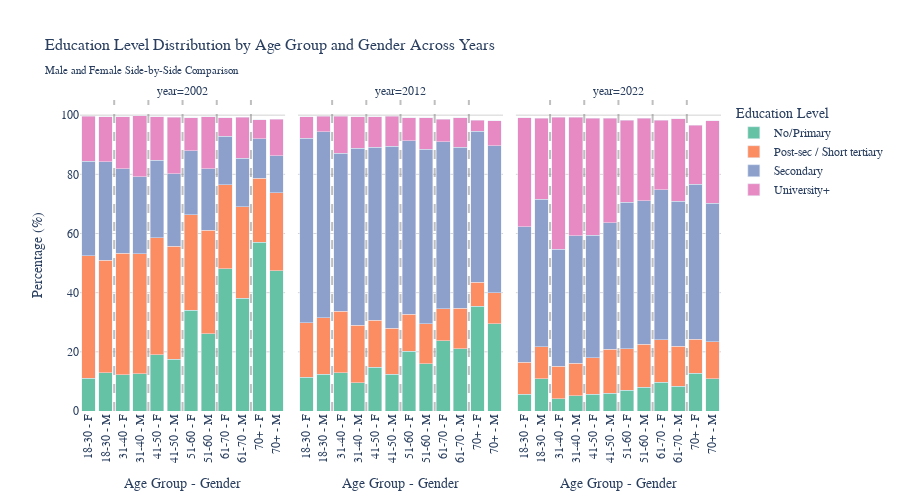

Notebook source saved alongside this figure:
### Markdown cell above
### 1. Education Level Distribution by Age

### Code cell
# Create age groups for better visualization
df_combined['age_group'] = pd.cut(df_combined['age'], 
                                   bins=[18, 30, 40, 50, 60, 70, 100],
                                   labels=['18-30', '31-40', '41-50', '51-60', '61-70', '70+'])

# Calculate education distribution by age group, gender, and year
edu_by_age_gender = df_combined.groupby(['year', 'age_group', 'sex', 'educ_4_label']).size().reset_index(name='count')
edu_by_age_gender_total = df_combined.groupby(['year', 'age_group', 'sex']).size().reset_index(name='total')
edu_by_age_gender = edu_by_age_gender.merge(edu_by_age_gender_total, on=['year', 'age_group', 'sex'])
edu_by_age_gender['percentage'] = edu_by_age_gender['count'] / edu_by_age_gender['total'] * 100

# Create a combined column for x-axis grouping
edu_by_age_gender['age_gender'] = edu_by_age_gender['age_group'].astype(str) + ' - ' + edu_by_age_gender['sex'].str[0]

# Grouped bar chart with gender side-by-side, faceted by year
fig_edu_age = px.bar(edu_by_age_gender,
                     x='age_gender',
                     y='percentage',
                     color='educ_4_label',
                     facet_col='year',
                     barmode='stack',
                     title='Education Level Distribution by Age Group and Gender Across Years<br><sub>Male and Female Side-by-Side Comparison</sub>',
                     labels={'percentage': 'Percentage (%)',
                             'age_gender': 'Age Group - Gender',
                             'educ_4_label': 'Education Level'},
                     color_discrete_sequence=px.colors.qualitative.Set2,
                     height=500)

fig_edu_age.update_layout(
    font=dict(size=12, family='Arial'),
    title_font_size=16,
    plot_bgcolor='white',
    paper_bgcolor='white',
    legend_title_text='Education Level'
)

# Add vertical lines to separate age groups
age_groups_list = ['18-30', '31-40', '41-50', '51-60', '61-70', '70+']
for i in range(len(age_groups_list) - 1):
    # Add line between age groups (after Female of each group)
    fig_edu_age.add_vline(x=i * 2 + 1.5, line_width=2, line_dash="dash", line_color="gray", opacity=0.5)

fig_edu_age.update_xaxes(showgrid=False, tickangle=-90)
fig_edu_age.update_yaxes(showgrid=True, gridwidth=1, gridcolor='lightgray')

fig_edu_age.show()

### Figure 1 — Plotly figure (JSON) as saved in the notebook; plotly's stock layout.template omitted (floating-point values rounded to 4 significant figures)
{"data": [{"hovertemplate": "Education Level=No/Primary<br>year=2002<br>Age Group - Gender=%{x}<br>Percentage (%)=%{y}<extra></extra>", "legendgroup": "No/Primary", "marker": {"color": "rgb(102,194,165)", "pattern": {"shape": ""}}, "name": "No/Primary", "orientation": "v", "showlegend": true, "textposition": "auto", "type": "bar", "x": ["18-30 - F", "18-30 - M", "31-40 - F", "31-40 - M", "41-50 - F", "41-50 - M", "51-60 - F", "51-60 - M", "61-70 - F", "61-70 - M", "70+ - F", "70+ - M"], "xaxis": "x", "y": [11.12, 12.99, 12.32, 12.58, 19.06, 17.5, 34.02, 26.14, 48.12, 38.1, 57.06, 47.38], "yaxis": "y"}, {"hovertemplate": "Education Level=No/Primary<br>year=2012<br>Age Group - Gender=%{x}<br>Percentage (%)=%{y}<extra></extra>", "legendgroup": "No/Primary", "marker": {"color": "rgb(102,194,165)", "pattern": {"shape": ""}}, "name": "No/Primary", "orientation": "v", "showlegend": false, "textposition": "auto", "type": "bar", "x": ["18-30 - F", "18-30 - M", "31-40 - F", "31-40 - M", "41-50 - F", "41-50 - M", "51-60 - F", "51-60 - M", "61-70 - F", "61-70 - M", "70+ - F", "70+ - M"], "xaxis": "x2", "y": [11.38, 12.36, 13.0, 9.597, 14.85, 12.47, 20.16, 15.91, 23.76, 20.97, 35.36, 29.56], "yaxis": "y2"}, {"hovertemplate": "Education Level=No/Primary<br>year=2022<br>Age Group - Gender=%{x}<br>Percentage (%)=%{y}<extra></extra>", "legendgroup": "No/Primary", "marker": {"color": "rgb(102,194,165)", "pattern": {"shape": ""}}, "name": "No/Primary", "orientation": "v", "showlegend": false, "textposition": "auto", "type": "bar", "x": ["18-30 - F", "18-30 - M", "31-40 - F", "31-40 - M", "41-50 - F", "41-50 - M", "51-60 - F", "51-60 - M", "61-70 - F", "61-70 - M", "70+ - F", "70+ - M"], "xaxis": "x3", "y": [5.58, 10.95, 4.167, 5.11, 5.618, 6.072, 6.975, 8.107, 9.761, 8.318, 12.68, 10.95], "yaxis": "y3"}, {"hovertemplate": "Education Level=Post-sec / Short tertiary<br>year=2002<br>Age Group - Gender=%{x}<br>Percentage (%)=%{y}<extra></extra>", "legendgroup": "Post-sec / Short tertiary", "marker": {"color": "rgb(252,141,98)", "pattern": {"shape": ""}}, "name": "Post-sec / Short tertiary", "orientation": "v", "showlegend": true, "textposition": "auto", "type": "bar", "x": ["18-30 - F", "18-30 - M", "31-40 - F", "31-40 - M", "41-50 - F", "41-50 - M", "51-60 - F", "51-60 - M", "61-70 - F", "61-70 - M", "70+ - F", "70+ - M"], "xaxis": "x", "y": [41.29, 38.02, 41.07, 40.52, 39.49, 38.11, 32.27, 34.92, 28.3, 30.95, 21.63, 26.45], "yaxis": "y"}, {"hovertemplate": "Education Level=Post-sec / Short tertiary<br>year=2012<br>Age Group - Gender=%{x}<br>Percentage (%)=%{y}<extra></extra>", "legendgroup": "Post-sec / Short tertiary", "marker": {"color": "rgb(252,141,98)", "pattern": {"shape": ""}}, "name": "Post-sec / Short tertiary", "orientation": "v", "showlegend": false, "textposition": "auto", "type": "bar", "x": ["18-30 - F", "18-30 - M", "31-40 - F", "31-40 - M", "41-50 - F", "41-50 - M", "51-60 - F", "51-60 - M", "61-70 - F", "61-70 - M", "70+ - F", "70+ - M"], "xaxis": "x2", "y": [18.51, 19.1, 20.66, 19.43, 15.85, 15.45, 12.5, 13.63, 10.72, 13.82, 8.213, 10.44], "yaxis": "y2"}, {"hovertemplate": "Education Level=Post-sec / Short tertiary<br>year=2022<br>Age Group - Gender=%{x}<br>Percentage (%)=%{y}<extra></extra>", "legendgroup": "Post-sec / Short tertiary", "marker": {"color": "rgb(252,141,98)", "pattern": {"shape": ""}}, "name": "Post-sec / Short tertiary", "orientation": "v", "showlegend": false, "textposition": "auto", "type": "bar", "x": ["18-30 - F", "18-30 - M", "31-40 - F", "31-40 - M", "41-50 - F", "41-50 - M", "51-60 - F", "51-60 - M", "61-70 - F", "61-70 - M", "70+ - F", "70+ - M"], "xaxis": "x3", "y": [10.87, 10.71, 10.96, 11.07, 12.43, 14.84, 14.03, 14.5, 14.4, 13.6, 11.56, 12.46], "yaxis": "y3"}, {"hovertemplate": "Education Level=Secondary<br>year=2002<br>Age Group - Gender=%{x}<br>Percentage (%)=%{y}<extra></extra>", "legendgroup": "Secondary", "marker": {"color": "rgb(141,160,203)", "pattern": {"shape": ""}}, "name": "Secondary", "orientation": "v", "showlegend": true, "textposition": "auto", "type": "bar", "x": ["18-30 - F", "18-30 - M", "31-40 - F", "31-40 - M", "41-50 - F", "41-50 - M", "51-60 - F", "51-60 - M", "61-70 - F", "61-70 - M", "70+ - F", "70+ - M"], "xaxis": "x", "y": [31.93, 33.25, 28.45, 26.06, 26.27, 24.51, 21.6, 20.8, 16.45, 16.42, 13.34, 12.4], "yaxis": "y"}, {"hovertemplate": "Education Level=Secondary<br>year=2012<br>Age Group - Gender=%{x}<br>Percentage (%)=%{y}<extra></extra>", "legendgroup": "Secondary", "marker": {"color": "rgb(141,160,203)", "pattern": {"shape": ""}}, "name": "Secondary", "orientation": "v", "showlegend": false, "textposition": "auto", "type": "bar", "x": ["18-30 - F", "18-30 - M", "31-40 - F", "31-40 - M", "41-50 - F", "41-50 - M", "51-60 - F", "51-60 - M", "61-70 - F", "61-70 - M", "70+ - F", "70+ - M"], "xaxis": "x2", "y": [62.38, 63.02, 53.42, 59.77, 58.42, 61.49, 58.66, 58.95, 56.46, 54.43, 50.95, 49.6], "yaxis": "y2"}, {"hovertemplate": "Education Level=Secondary<br>year=2022<br>Age Group - Gender=%{x}<br>Percentage (%)=%{y}<extra></extra>", "legendgroup": "Secondary", "marker": {"color": "rgb(141,160,203)", "pattern": {"shape": ""}}, "name": "Secondary", "orientation": "v", "showlegend": false, "textposition": "auto", "type": "bar", "x": ["18-30 - F", "18-30 - M", "31-40 - F", "31-40 - M", "41-50 - F", "41-50 - M", "51-60 - F", "51-60 - M", "61-70 - F", "61-70 - M", "70+ - F", "70+ - M"], "xaxis": "x3", "y": [45.81, 49.88, 39.56, 43.01, 41.31, 42.71, 49.48, 48.5, 50.66, 48.97, 52.41, 46.76], "yaxis": "y3"}, {"hovertemplate": "Education Level=University+<br>year=2002<br>Age Group - Gender=%{x}<br>Percentage (%)=%{y}<extra></extra>", "legendgroup": "University+", "marker": {"color": "rgb(231,138,195)", "pattern": {"shape": ""}}, "name": "University+", "orientation": "v", "showlegend": true, "textposition": "auto", "type": "bar", "x": ["18-30 - F", "18-30 - M", "31-40 - F", "31-40 - M", "41-50 - F", "41-50 - M", "51-60 - F", "51-60 - M", "61-70 - F", "61-70 - M", "70+ - F", "70+ - M"], "xaxis": "x", "y": [15.33, 15.26, 17.62, 20.71, 14.58, 19.21, 11.23, 17.6, 6.282, 13.75, 6.442, 12.31], "yaxis": "y"}, {"hovertemplate": "Education Level=University+<br>year=2012<br>Age Group - Gender=%{x}<br>Percentage (%)=%{y}<extra></extra>", "legendgroup": "University+", "marker": {"color": "rgb(231,138,195)", "pattern": {"shape": ""}}, "name": "University+", "orientation": "v", "showlegend": false, "textposition": "auto", "type": "bar", "x": ["18-30 - F", "18-30 - M", "31-40 - F", "31-40 - M", "41-50 - F", "41-50 - M", "51-60 - F", "51-60 - M", "61-70 - F", "61-70 - M", "70+ - F", "70+ - M"], "xaxis": "x2", "y": [7.252, 5.226, 12.55, 10.59, 10.31, 10.18, 7.867, 10.65, 7.681, 9.982, 3.802, 8.584], "yaxis": "y2"}, {"hovertemplate": "Education Level=University+<br>year=2022<br>Age Group - Gender=%{x}<br>Percentage (%)=%{y}<extra></extra>", "legendgroup": "University+", "marker": {"color": "rgb(231,138,195)", "pattern": {"shape": ""}}, "name": "University+", "orientation": "v", "showlegend": false, "textposition": "auto", "type": "bar", "x": ["18-30 - F", "18-30 - M", "31-40 - F", "31-40 - M", "41-50 - F", "41-50 - M", "51-60 - F", "51-60 - M", "61-70 - F", "61-70 - M", "70+ - F", "70+ - M"], "xaxis": "x3", "y": [36.86, 27.49, 44.55, 40.1, 39.61, 35.32, 27.86, 27.9, 23.47, 27.94, 19.9, 27.93], "yaxis": "y3"}], "layout": {"annotations": [{"showarrow": false, "text": "year=2002", "x": 0.16, "xanchor": "center", "xref": "paper", "y": 1, "yanchor": "bottom", "yref": "paper"}, {"showarrow": false, "text": "year=2012", "x": 0.5, "xanchor": "center", "xref": "paper", "y": 1, "yanchor": "bottom", "yref": "paper"}, {"showarrow": false, "text": "year=2022", "x": 0.84, "xanchor": "center", "xref": "paper", "y": 1, "yanchor": "bottom", "yref": "paper"}], "barmode": "stack", "font": {"family": "Arial", "size": 12}, "height": 500, "legend": {"title": {"text": "Education Level"}, "tracegroupgap": 0}, "paper_bgcolor": "white", "plot_bgcolor": "white", "shapes": [{"line": {"color": "gray", "dash": "dash", "width": 2}, "opacity": 0.5, "type": "line", "x0": 1.5, "x1": 1.5, "xref": "x", "y0": 0, "y1": 1, "yref": "y domain"}, {"line": {"color": "gray", "dash": "dash", "width": 2}, "opacity": 0.5, "type": "line", "x0": 1.5, "x1": 1.5, "xref": "x2", "y0": 0, "y1": 1, "yref": "y2 domain"}, {"line": {"color": "gray", "dash": "dash", "width": 2}, "opacity": 0.5, "type": "line", "x0": 1.5, "x1": 1.5, "xref": "x3", "y0": 0, "y1": 1, "yref": "y3 domain"}, {"line": {"color": "gray", "dash": "dash", "width": 2}, "opacity": 0.5, "type": "line", "x0": 3.5, "x1": 3.5, "xref": "x", "y0": 0, "y1": 1, "yref": "y domain"}, {"line": {"color": "gray", "dash": "dash", "width": 2}, "opacity": 0.5, "type": "line", "x0": 3.5, "x1": 3.5, "xref": "x2", "y0": 0, "y1": 1, "yref": "y2 domain"}, {"line": {"color": "gray", "dash": "dash", "width": 2}, "opacity": 0.5, "type": "line", "x0": 3.5, "x1": 3.5, "xref": "x3", "y0": 0, "y1": 1, "yref": "y3 domain"}, {"line": {"color": "gray", "dash": "dash", "width": 2}, "opacity": 0.5, "type": "line", "x0": 5.5, "x1": 5.5, "xref": "x", "y0": 0, "y1": 1, "yref": "y domain"}, {"line": {"color": "gray", "dash": "dash", "width": 2}, "opacity": 0.5, "type": "line", "x0": 5.5, "x1": 5.5, "xref": "x2", "y0": 0, "y1": 1, "yref": "y2 domain"}, {"line": {"color": "gray", "dash": "dash", "width": 2}, "opacity": 0.5, "type": "line", "x0": 5.5, "x1": 5.5, "xref": "x3", "y0": 0, "y1": 1, "yref": "y3 domain"}, {"line": {"color": "gray", "dash": "dash", "width": 2}, "opacity": 0.5, "type": "line", "x0": 7.5, "x1": 7.5, "xref": "x", "y0": 0, "y1": 1, "yref": "y domain"}, {"line": {"color": "gray", "dash": "dash", "width": 2}, "opacity": 0.5, "type": "line", "x0": 7.5, "x1": 7.5, "xref": "x2", "y0": 0, "y1": 1, "yref": "y2 domain"}, {"line": {"color": "gray", "dash": "dash", "width": 2}, "opacity": 0.5, "type": "line", "x0": 7.5, "x1": 7.5, "xref": "x3", "y0": 0, "y1": 1, "yref": "y3 domain"}, {"line": {"color": "gray", "dash": "dash", "width": 2}, "opacity": 0.5, "type": "line", "x0": 9.5, "x1": 9.5, "xref": "x", "y0": 0, "y1": 1, "yref": "y domain"}, {"line": {"color": "gray", "dash": "dash", "width": 2}, "opacity": 0.5, "type": "line", "x0": 9.5, "x1": 9.5, "xref": "x2", "y0": 0, "y1": 1, "yref": "y2 domain"}, {"line": {"color": "gray", "dash": "dash", "width": 2}, "opacity": 0.5, "type": "line", "x0": 9.5, "x1": 9.5, "xref": "x3", "y0": 0, "y1": 1, "yref": "y3 domain"}], "title": {"font": {"size": 16}, "text": "Education Level Distribution by Age Group and Gender Across Years<br><sub>Male and Female Side-by-Side Comparison</sub>"}, "xaxis": {"anchor": "y", "domain": [0, 0.32], "showgrid": false, "tickangle": -90, "title": {"text": "Age Group - Gender"}}, "xaxis2": {"anchor": "y2", "domain": [0.34, 0.66], "matches": "x", "showgrid": false, "tickangle": -90, "title": {"text": "Age Group - Gender"}}, "xaxis3": {"anchor": "y3", "domain": [0.68, 1.0], "matches": "x", "showgrid": false, "tickangle": -90, "title": {"text": "Age Group - Gender"}}, "yaxis": {"anchor": "x", "domain": [0, 1], "gridcolor": "lightgray", "gridwidth": 1, "showgrid": true, "title": {"text": "Percentage (%)"}}, "yaxis2": {"anchor": "x2", "domain": [0, 1], "gridcolor": "lightgray", "gridwidth": 1, "matches": "y", "showgrid": true, "showticklabels": false}, "yaxis3": {"anchor": "x3", "domain": [0, 1], "gridcolor": "lightgray", "gridwidth": 1, "matches": "y", "showgrid": true, "showticklabels": false}}}
